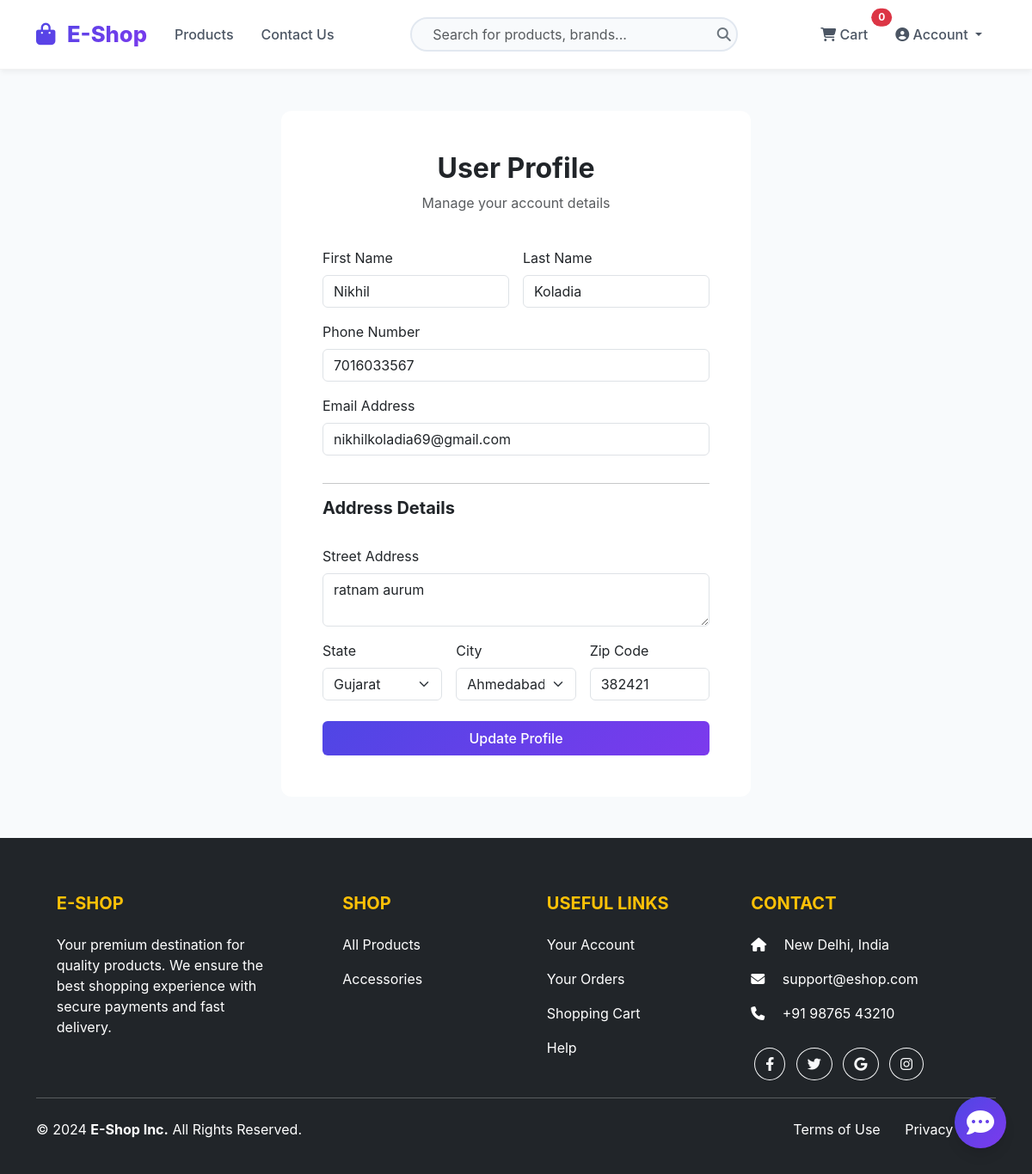
Page /userprofile (signed in) on the committed database.
### store/models/customer.py (models this page shows, shortened)
class Customer(models.Model):
    first_name = models.CharField(max_length=50)
    last_name = models.CharField(max_length=50)
    phone = models.CharField(max_length=15)
    email = models.EmailField()
    password = models.CharField(max_length=500)
    address = models.CharField(max_length=255, default='', blank=True, null=True)
    city = models.CharField(max_length=50, default='', blank=True, null=True)
    state = models.CharField(max_length=50, default='', blank=True, null=True)
    zipcode = models.CharField(max_length=10, default='', blank=True, null=True)

### store/views/userprofile.py (the view, shortened to what this page needs)
# urls.py: path('userprofile', userprofile.as_view(), name='userprofile'),
class userprofile(View):
  def get(self, request):
      customer_id = request.session.get('customer')
      if customer_id:
          try:
            customer = Customer.objects.get(id=customer_id)
            print("id is", customer)
            return render(request, 'userprofile.html', {'customer': customer})
          except Customer.DoesNotExist:
             request.session.clear()
             return redirect('login')
      else:
          return redirect('login')

### store/templates/userprofile.html (shortened to what this page needs)
{% extends 'base.html' %}
{% block content %}
<div class="container py-5">
    <div class="row justify-content-center">
        <div class="col-md-8 col-lg-6">
            <div class="card card-custom p-4 p-md-5">
                <div class="text-center mb-4">
                    <h2 class="fw-bold">User Profile</h2>
                    <p class="text-muted">Manage your account details</p>
                </div>
                <form action="/userprofile" method="POST">
                    <div class="row g-3">
                        <div class="col-md-6">
                            <label for="first_name" class="form-label">First Name</label>
                            <input type="text" name="first_name" id="first_name" value="{{customer.first_name}}"
                                class="form-control" placeholder="John">
                        </div>
                        <div class="col-md-6">
                            <label for="last_name" class="form-label">Last Name</label>
                            <input type="text" name="last_name" id="last_name" value="{{customer.last_name}}"
                                class="form-control" placeholder="Doe">
                        </div>
                        <div class="col-12">
                            <label for="phone" class="form-label">Phone Number</label>
                            <input type="tel" name="phone" id="phone" value="{{customer.phone}}" class="form-control"
                                placeholder="+1234567890">
                        </div>
                        <div class="col-12">
                            <label for="email" class="form-label">Email Address</label>
                            <input required type="email" name="email" id="email" value="{{customer.email}}"
                                class="form-control" placeholder="name@example.com">
                        </div>
                        <div class="col-12">
                            <hr class="my-3">
                            <h5 class="mb-3 fw-bold">Address Details</h5>
                        </div>
                        <div class="col-12">
                            <label for="address" class="form-label">Street Address</label>
                            <textarea name="address" id="address" class="form-control" rows="2"
                                placeholder="123 Main St">{{customer.address|default:''}}</textarea>
                        </div>
                        <div class="col-md-4">
                            <label for="state" class="form-label">State</label>
                            <select name="state" id="state" class="form-select">
                                <option value="">Select State</option>
                            </select>
                        </div>
                        <div class="col-md-4">
                            <label for="city" class="form-label">City</label>
                            <select name="city" id="city" class="form-select">
                                <option value="">Select City</option>
                            </select>
                        </div>
                        <div class="col-md-4">
                            <label for="zipcode" class="form-label">Zip Code</label>
                            <input type="text" name="zipcode" id="zipcode" value="{{customer.zipcode|default:''}}"
                                class="form-control" placeholder="380001">
                        </div>
                    </div>
                    <div class="mt-4 d-grid">
                        <button class="btn btn-primary-custom" type="submit">Update Profile</button>
                    </div>
                </form>
            </div>
        </div>
    </div>
</div>
{% endblock %}

### static/css/modern.css (style rules this page uses)
:root { --primary-color: #4f46e5; --primary-gradient: linear-gradient(135deg, #4f46e5 0%, #7c3aed 100%); --secondary-color: #64748b; --success-color: #10b981; --glass-bg: rgba(255, 255, 255, 0.95); --glass-border: 1px solid rgba(255, 255, 255, 0.2); --shadow-sm: 0 1px 2px 0 rgba(0, 0, 0, 0.05); --shadow-md: 0 4px 6px -1px rgba(0, 0, 0, 0.1), 0 2px 4px -1px rgba(0, 0, 0, 0.06); --shadow-lg: 0 10px 15px -3px rgba(0, 0, 0, 0.1), 0 4px 6px -2px rgba(0, 0, 0, 0.05); }
body { font-family: 'Inter', system-ui, -apple-system, sans-serif; background-color: #f8fafc; }
.card-custom { border: none; border-radius: 12px; transition: transform 0.2s, box-shadow 0.2s; background: white; overflow: hidden; }
.btn-primary-custom { background: var(--primary-gradient); border: none; color: white; font-weight: 500; padding: 0.5rem 1.5rem; transition: opacity 0.2s; }

### rows in the picture
Customer: first_name "Nikhil", last_name "Koladia", phone "7016033567", email "nikhilkoladia69@gmail.com", address "ratnam aurum", zipcode "382421"

### other values in the picture
{{ request.session.cart|length|default:0 }} "0"
